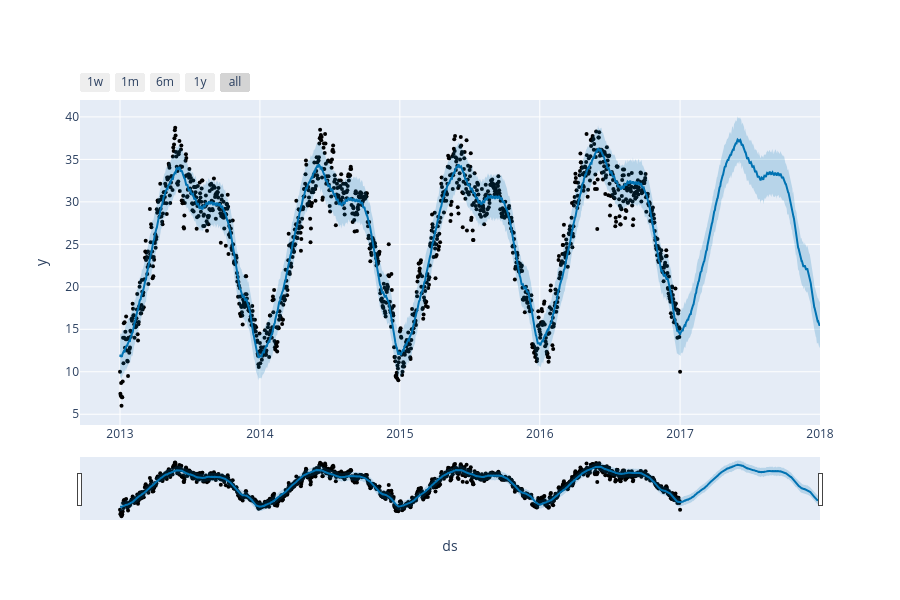

The notebook cell saved with this chart:
### Code cell
from prophet import Prophet
from prophet.plot import plot_plotly, plot_components_plotly

# create a prophet model
model = Prophet()

# fit the model to the data
model.fit(df)

# create a future dataframe
future = model.make_future_dataframe(periods=365)

# predict the future
forecast = model.predict(future)

# plot the forecast
plot_plotly(model, forecast)

### Figure 1 — Plotly figure (JSON) as saved in the notebook; plotly's stock layout.template omitted (floating-point values rounded to 4 significant figures; data arrays with more than 128 entries replaced by an {"elided": "..."} marker saying what was removed)
{"data": [{"marker": {"color": "black", "size": 4}, "mode": "markers", "name": "Actual", "type": "scatter", "x": {"elided": "1462 str values"}, "y": {"elided": "1462 float values"}}, {"hoverinfo": "skip", "line": {"width": 0}, "mode": "lines", "type": "scatter", "x": {"elided": "1827 str values"}, "y": {"elided": "1827 float values"}}, {"fill": "tonexty", "fillcolor": "rgba(0, 114, 178, 0.2)", "line": {"color": "#0072B2", "width": 2}, "mode": "lines", "name": "Predicted", "type": "scatter", "x": {"elided": "1827 str values"}, "y": {"elided": "1827 float values"}}, {"fill": "tonexty", "fillcolor": "rgba(0, 114, 178, 0.2)", "hoverinfo": "skip", "line": {"width": 0}, "mode": "lines", "type": "scatter", "x": {"elided": "1827 str values"}, "y": {"elided": "1827 float values"}}], "layout": {"height": 600, "showlegend": false, "width": 900, "xaxis": {"rangeselector": {"buttons": [{"count": 7, "label": "1w", "step": "day", "stepmode": "backward"}, {"count": 1, "label": "1m", "step": "month", "stepmode": "backward"}, {"count": 6, "label": "6m", "step": "month", "stepmode": "backward"}, {"count": 1, "label": "1y", "step": "year", "stepmode": "backward"}, {"step": "all"}]}, "rangeslider": {"visible": true}, "title": {"text": "ds"}, "type": "date"}, "yaxis": {"title": {"text": "y"}}}}
